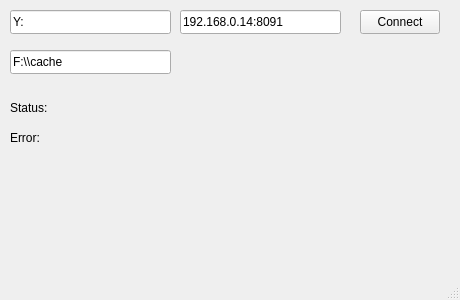
<?xml version="1.0" encoding="UTF-8"?>
<ui version="4.0">
 <class>MainWindow</class>
 <widget class="QMainWindow" name="MainWindow">
  <property name="geometry">
   <rect>
    <x>0</x>
    <y>0</y>
    <width>460</width>
    <height>300</height>
   </rect>
  </property>
  <property name="maximumSize">
   <size>
    <width>460</width>
    <height>300</height>
   </size>
  </property>
  <property name="windowTitle">
   <string>MainWindow</string>
  </property>
  <widget class="QWidget" name="centralwidget">
   <widget class="QLineEdit" name="drive_letter">
    <property name="geometry">
     <rect>
      <x>10</x>
      <y>10</y>
      <width>161</width>
      <height>24</height>
     </rect>
    </property>
    <property name="acceptDrops">
     <bool>false</bool>
    </property>
    <property name="toolTip">
     <string/>
    </property>
    <property name="text">
     <string>Y:</string>
    </property>
    <property name="placeholderText">
     <string>Drive letter</string>
    </property>
   </widget>
   <widget class="QLineEdit" name="server_addr">
    <property name="geometry">
     <rect>
      <x>180</x>
      <y>10</y>
      <width>161</width>
      <height>24</height>
     </rect>
    </property>
    <property name="acceptDrops">
     <bool>false</bool>
    </property>
    <property name="toolTip">
     <string/>
    </property>
    <property name="text">
     <string>192.168.0.14:8091</string>
    </property>
    <property name="placeholderText">
     <string>Server address : port</string>
    </property>
   </widget>
   <widget class="QLabel" name="status">
    <property name="geometry">
     <rect>
      <x>10</x>
      <y>100</y>
      <width>111</width>
      <height>16</height>
     </rect>
    </property>
    <property name="text">
     <string>Status:</string>
    </property>
   </widget>
   <widget class="QPushButton" name="connect_button">
    <property name="geometry">
     <rect>
      <x>360</x>
      <y>10</y>
      <width>80</width>
      <height>24</height>
     </rect>
    </property>
    <property name="text">
     <string>Connect</string>
    </property>
   </widget>
   <widget class="QLabel" name="error">
    <property name="geometry">
     <rect>
      <x>10</x>
      <y>130</y>
      <width>111</width>
      <height>16</height>
     </rect>
    </property>
    <property name="text">
     <string>Error:</string>
    </property>
   </widget>
   <widget class="QLineEdit" name="cache_folder">
    <property name="geometry">
     <rect>
      <x>10</x>
      <y>50</y>
      <width>161</width>
      <height>24</height>
     </rect>
    </property>
    <property name="acceptDrops">
     <bool>false</bool>
    </property>
    <property name="toolTip">
     <string/>
    </property>
    <property name="text">
     <string>F:\\cache</string>
    </property>
    <property name="placeholderText">
     <string>Drive letter</string>
    </property>
   </widget>
  </widget>
  <widget class="QMenuBar" name="menubar">
   <property name="geometry">
    <rect>
     <x>0</x>
     <y>0</y>
     <width>460</width>
     <height>21</height>
    </rect>
   </property>
  </widget>
  <widget class="QStatusBar" name="statusbar"/>
 </widget>
 <resources/>
 <connections/>
</ui>
